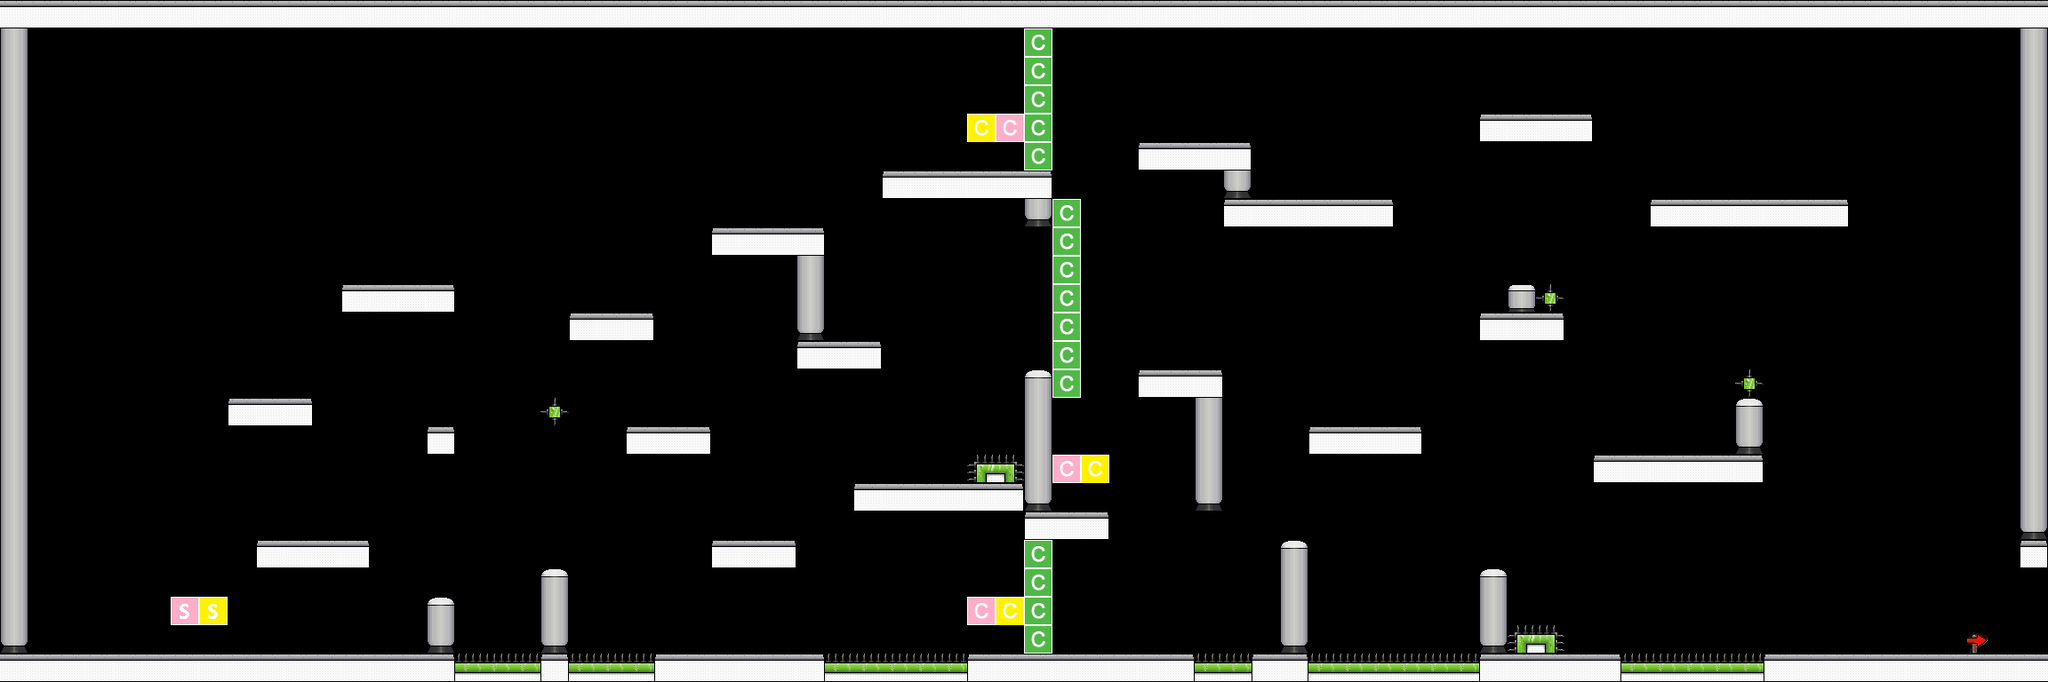

The image is a tile-based game level rendered from a .tmx file. Its description and source (layers, tilesets, objects; grid data summarised) follow:
An orthogonal 72x24 tile map with 32x32 px tiles, 7 tile layers (players, collisions, spikes, Checkpoint low, ...), 6 tilesets and 1 object (finish).

<map version="1.0" orientation="orthogonal" width="72" height="24" tilewidth="32" tileheight="32">
 <properties>
  <property name="camera" value="stalking" />
  <property name="wallofdeath" value="true" />
 </properties>
 <tileset firstgid="1" name="betterBunnyDirt" tilewidth="32" tileheight="32">
  <image source="betterBunnyDirt.png" width="32" height="32" />
 </tileset>
 <tileset firstgid="2" name="perspective_walls" tilewidth="32" tileheight="32">
  <image source="perspective_walls.png" width="256" height="256" />
 </tileset>
 <tileset firstgid="66" name="markers" tilewidth="32" tileheight="32">
  <image source="levelMarkers.png" width="128" height="128" />
 </tileset>
 <tileset firstgid="82" name="Lab Tiles" tilewidth="32" tileheight="32">
  <image source="../tiles/normal/lab-sheet-2.png" width="96" height="192" />
 </tileset>
 <tileset firstgid="100" name="signs" tilewidth="32" tileheight="32">
  <image source="arrows.png" width="128" height="64" />
 </tileset>
 <tileset firstgid="108" name="New Spikes" tilewidth="32" tileheight="32">
  <image source="../tiles/spiky/spikes-all.png" width="352" height="160" />
 </tileset>
 <layer name="players" width="72" height="24">
  <data>[1728 cells, 2 non-empty, 2 distinct tile ids]</data>
 </layer>
 <layer name="collisions" width="72" height="24">
  <data>[1728 cells, 270 non-empty, 8 distinct tile ids]</data>
 </layer>
 <objectgroup name="level markers" width="72" height="24">
  <object name="finish" x="2236" y="613" width="132" height="129" />
 </objectgroup>
 <layer name="spikes" width="72" height="24">
  <data>[1728 cells, 31 non-empty, 4 distinct tile ids]</data>
 </layer>
 <layer name="Checkpoint low" width="72" height="24">
  <properties>
   <property name="type" value="checkpoint" />
  </properties>
  <data>[1728 cells, 6 non-empty, 3 distinct tile ids]</data>
 </layer>
 <layer name="Checkpoint mid" width="72" height="24">
  <properties>
   <property name="type" value="checkpoint" />
  </properties>
  <data>[1728 cells, 9 non-empty, 3 distinct tile ids]</data>
 </layer>
 <layer name="Checkpoint high" width="72" height="24">
  <properties>
   <property name="type" value="checkpoint" />
  </properties>
  <data>[1728 cells, 7 non-empty, 3 distinct tile ids]</data>
 </layer>
 <layer name="signs" width="72" height="24">
  <data>[1728 cells, 1 non-empty, 1 distinct tile ids]</data>
 </layer>
</map>
